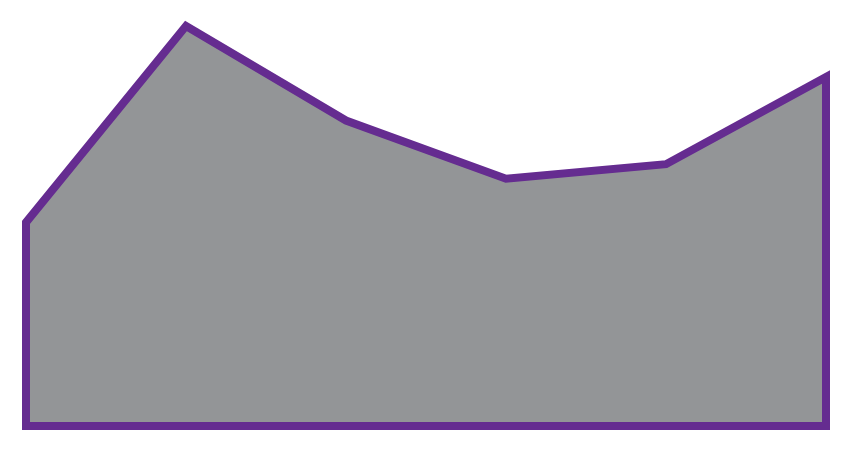

The specification (Vega-Lite) saved for this image:
### Vega specification from a JSON file in a GitHub repository (floating-point values rounded to 4 significant figures)
{"$schema": "https://vega.github.io/schema/vega/v4.json", "width": 400, "height": 200, "padding": 5, "signals": [{"name": "defined", "value": true, "bind": {"input": "checkbox"}}, {"name": "interpolate", "value": "linear", "bind": {"input": "select", "options": ["basis", "cardinal", "catmull-rom", "linear", "monotone", "natural", "step", "step-after", "step-before"]}}, {"name": "tension", "value": 0, "bind": {"input": "range", "min": 0, "max": 1, "step": 0.05}}, {"name": "y2", "value": 0, "bind": {"input": "range", "min": 0, "max": 20, "step": 1}}, {"name": "strokeWidth", "value": 4, "bind": {"input": "range", "min": 0, "max": 10, "step": 0.5}}, {"name": "color", "value": "both", "bind": {"input": "radio", "options": ["fill", "stroke", "both"]}}], "data": [{"name": "table", "values": [{"u": 1, "v": 28}, {"u": 2, "v": 55}, {"u": 3, "v": 42}, {"u": 4, "v": 34}, {"u": 5, "v": 36}, {"u": 6, "v": 48}]}], "scales": [{"name": "xscale", "type": "linear", "range": "width", "zero": false, "domain": {"data": "table", "field": "u"}}, {"name": "yscale", "type": "linear", "range": "height", "nice": true, "zero": true, "domain": {"data": "table", "field": "v"}}], "marks": [{"type": "area", "from": {"data": "table"}, "encode": {"enter": {"fill": {"value": "#939597"}, "stroke": {"value": "#652c90"}}, "update": {"x": {"scale": "xscale", "field": "u"}, "y": {"scale": "yscale", "field": "v"}, "y2": {"scale": "yscale", "signal": "y2"}, "defined": {"signal": "defined || datum.u !== 3"}, "interpolate": {"signal": "interpolate"}, "tension": {"signal": "tension"}, "opacity": {"value": 1}, "fillOpacity": {"signal": "color === 'fill' || color === 'both' ? 1 : 0"}, "strokeOpacity": {"signal": "color === 'stroke' || color === 'both' ? 1 : 0"}, "strokeWidth": {"signal": "strokeWidth"}}, "hover": {"opacity": {"value": 0.5}}}}]}
